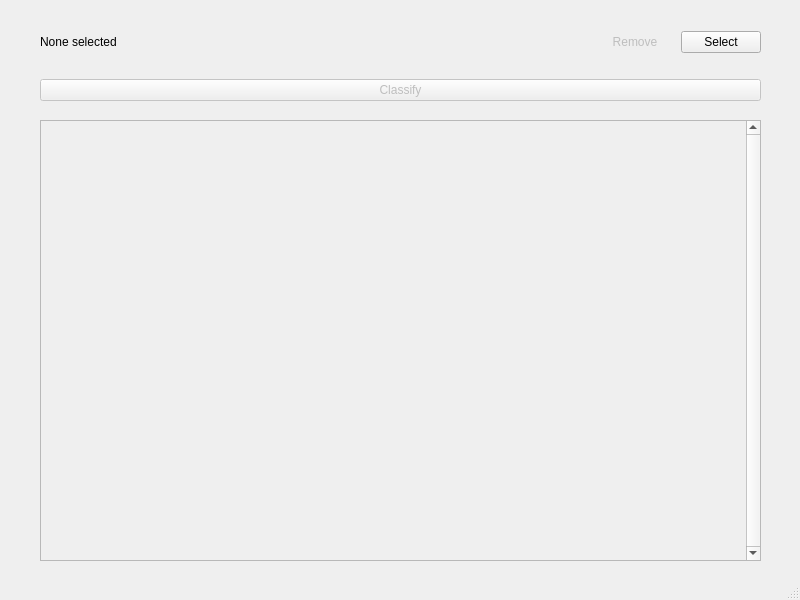
<?xml version="1.0" encoding="UTF-8"?>
<ui version="4.0">
 <class>MainWindow</class>
 <widget class="QMainWindow" name="MainWindow">
  <property name="geometry">
   <rect>
    <x>0</x>
    <y>0</y>
    <width>800</width>
    <height>600</height>
   </rect>
  </property>
  <property name="windowTitle">
   <string>MainWindow</string>
  </property>
  <widget class="QWidget" name="centralwidget">
   <widget class="QWidget" name="horizontalLayoutWidget">
    <property name="geometry">
     <rect>
      <x>0</x>
      <y>20</y>
      <width>801</width>
      <height>44</height>
     </rect>
    </property>
    <layout class="QHBoxLayout" name="file_select_horizontal_layout" stretch="0,1,0,0,0">
     <item>
      <spacer name="horizontalSpacer_2">
       <property name="orientation">
        <enum>Qt::Horizontal</enum>
       </property>
       <property name="sizeHint" stdset="0">
        <size>
         <width>40</width>
         <height>20</height>
        </size>
       </property>
      </spacer>
     </item>
     <item>
      <widget class="QLabel" name="file_path_label">
       <property name="sizePolicy">
        <sizepolicy hsizetype="Ignored" vsizetype="Preferred">
         <horstretch>0</horstretch>
         <verstretch>0</verstretch>
        </sizepolicy>
       </property>
       <property name="text">
        <string>None selected</string>
       </property>
      </widget>
     </item>
     <item>
      <widget class="QPushButton" name="deselect_file_button">
       <property name="enabled">
        <bool>false</bool>
       </property>
       <property name="text">
        <string>Remove</string>
       </property>
       <property name="flat">
        <bool>true</bool>
       </property>
      </widget>
     </item>
     <item>
      <widget class="QPushButton" name="select_file_button">
       <property name="toolTip">
        <string/>
       </property>
       <property name="text">
        <string>Select</string>
       </property>
       <property name="default">
        <bool>false</bool>
       </property>
       <property name="flat">
        <bool>false</bool>
       </property>
      </widget>
     </item>
     <item>
      <spacer name="horizontalSpacer">
       <property name="orientation">
        <enum>Qt::Horizontal</enum>
       </property>
       <property name="sizeHint" stdset="0">
        <size>
         <width>40</width>
         <height>20</height>
        </size>
       </property>
      </spacer>
     </item>
    </layout>
   </widget>
   <widget class="QWidget" name="horizontalLayoutWidget_2">
    <property name="geometry">
     <rect>
      <x>0</x>
      <y>70</y>
      <width>801</width>
      <height>41</height>
     </rect>
    </property>
    <layout class="QHBoxLayout" name="horizontalLayout_3" stretch="0,1,0">
     <item>
      <spacer name="horizontalSpacer_3">
       <property name="orientation">
        <enum>Qt::Horizontal</enum>
       </property>
       <property name="sizeHint" stdset="0">
        <size>
         <width>40</width>
         <height>20</height>
        </size>
       </property>
      </spacer>
     </item>
     <item>
      <widget class="QPushButton" name="classify_button">
       <property name="enabled">
        <bool>false</bool>
       </property>
       <property name="text">
        <string>Classify</string>
       </property>
       <property name="default">
        <bool>true</bool>
       </property>
      </widget>
     </item>
     <item>
      <spacer name="horizontalSpacer_4">
       <property name="orientation">
        <enum>Qt::Horizontal</enum>
       </property>
       <property name="sizeHint" stdset="0">
        <size>
         <width>40</width>
         <height>20</height>
        </size>
       </property>
      </spacer>
     </item>
    </layout>
   </widget>
   <widget class="QWidget" name="horizontalLayoutWidget_3">
    <property name="geometry">
     <rect>
      <x>0</x>
      <y>120</y>
      <width>801</width>
      <height>441</height>
     </rect>
    </property>
    <layout class="QHBoxLayout" name="horizontalLayout" stretch="0,1,0">
     <item>
      <spacer name="horizontalSpacer_5">
       <property name="orientation">
        <enum>Qt::Horizontal</enum>
       </property>
       <property name="sizeHint" stdset="0">
        <size>
         <width>40</width>
         <height>20</height>
        </size>
       </property>
      </spacer>
     </item>
     <item>
      <layout class="QVBoxLayout" name="verticalLayout">
       <item>
        <widget class="QScrollArea" name="output_scrollArea">
         <property name="frameShape">
          <enum>QFrame::StyledPanel</enum>
         </property>
         <property name="verticalScrollBarPolicy">
          <enum>Qt::ScrollBarAlwaysOn</enum>
         </property>
         <property name="widgetResizable">
          <bool>true</bool>
         </property>
         <widget class="QWidget" name="scrollAreaWidgetContents">
          <property name="geometry">
           <rect>
            <x>0</x>
            <y>0</y>
            <width>16</width>
            <height>435</height>
           </rect>
          </property>
          <property name="sizePolicy">
           <sizepolicy hsizetype="Fixed" vsizetype="Preferred">
            <horstretch>0</horstretch>
            <verstretch>0</verstretch>
           </sizepolicy>
          </property>
         </widget>
        </widget>
       </item>
      </layout>
     </item>
     <item>
      <spacer name="horizontalSpacer_6">
       <property name="orientation">
        <enum>Qt::Horizontal</enum>
       </property>
       <property name="sizeHint" stdset="0">
        <size>
         <width>40</width>
         <height>20</height>
        </size>
       </property>
      </spacer>
     </item>
    </layout>
   </widget>
  </widget>
  <widget class="QStatusBar" name="statusbar"/>
 </widget>
 <resources/>
 <connections/>
</ui>
